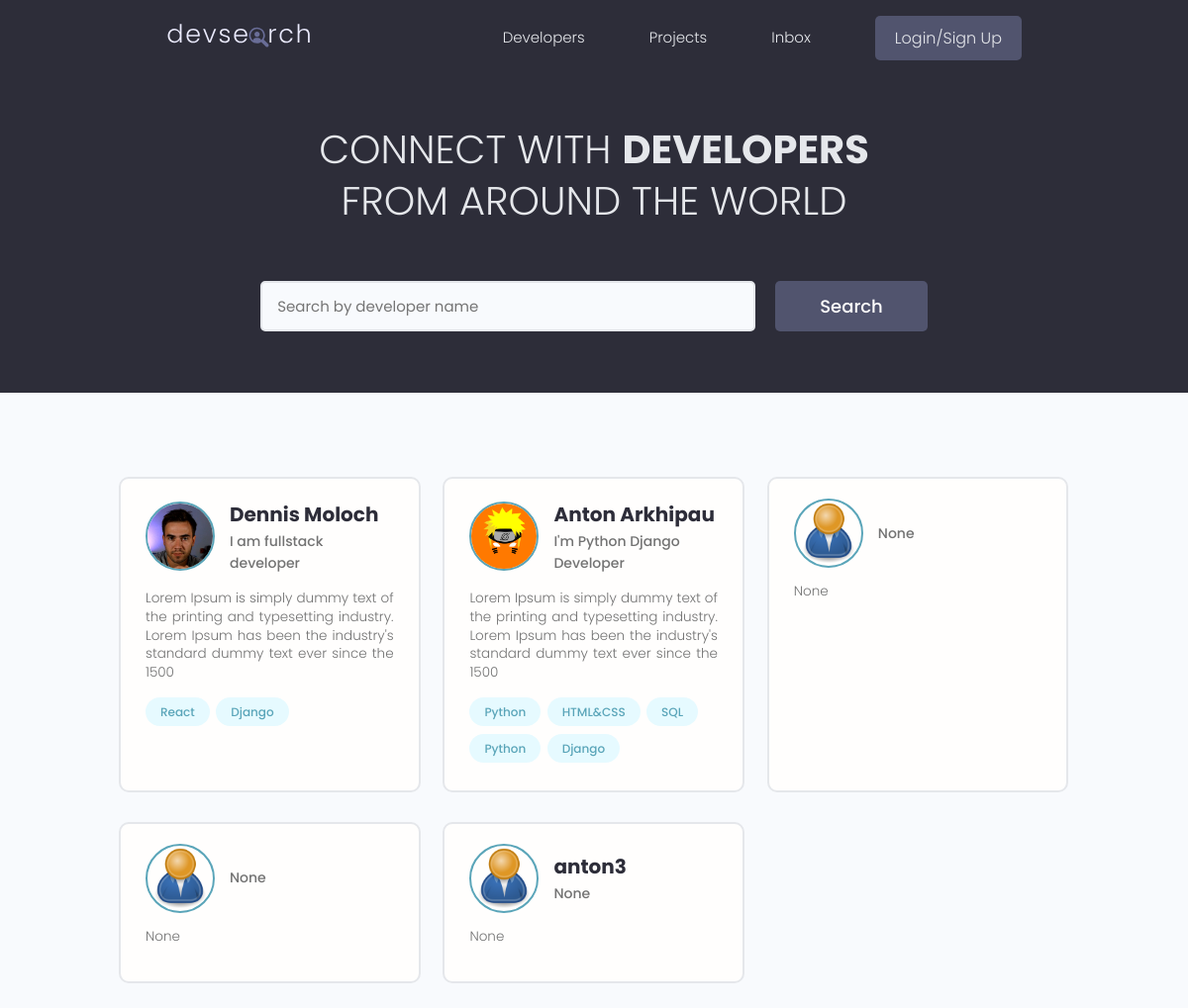
Before: / with the older database file.
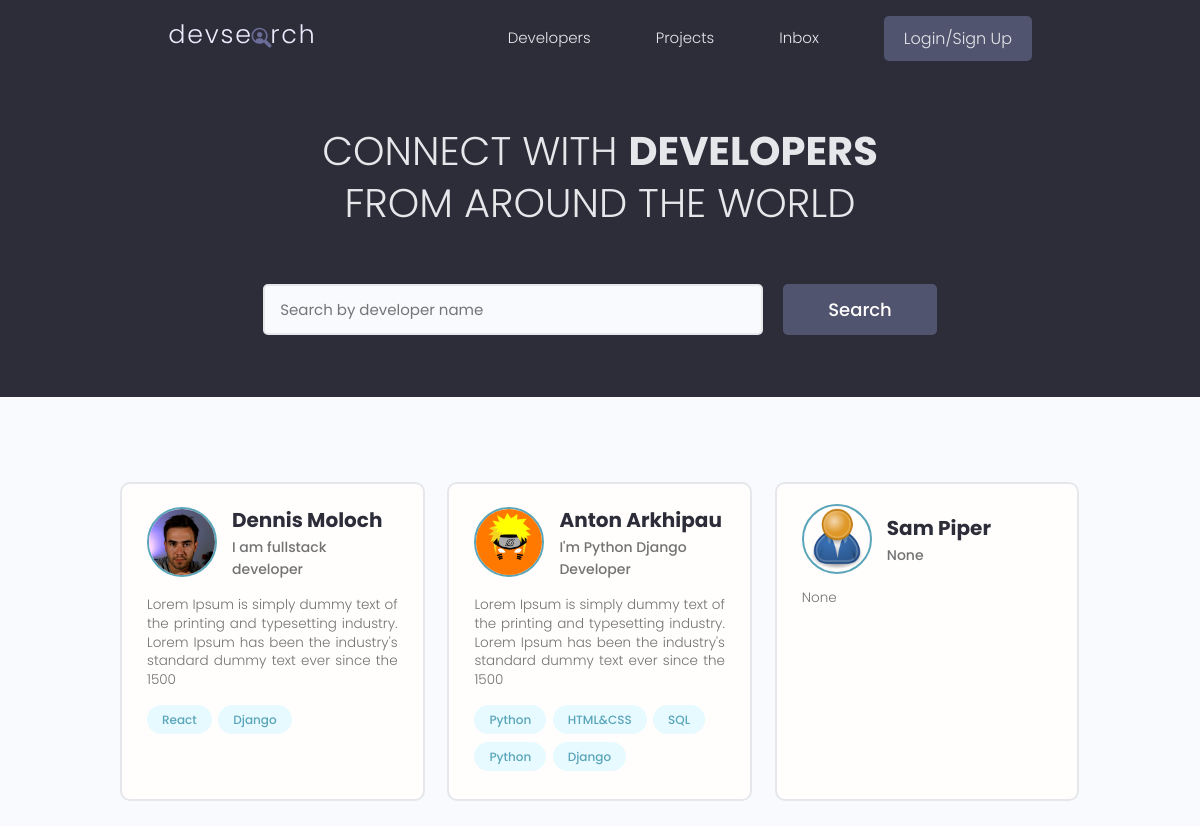
After: the same page with the newer database file.
### users/models.py (models this page shows, shortened)
class Profile(models.Model):
    user = models.OneToOneField(User, on_delete=models.CASCADE, null=True, blank=True)
    name = models.CharField(max_length=200, blank=True, null=True)
    email = models.EmailField(max_length=500, blank=True, null=True)
    username = models.CharField(max_length=200, blank=True, null=True)
    location = models.CharField(max_length=200, blank=True, null=True)
    short_intro = models.CharField(max_length=200, blank=True, null=True)
    bio = models.TextField(blank=True, null=True)
    profile_image = models.ImageField(null=True, blank=True, upload_to='profiles/', default='profiles/user-default.png')
    social_github = models.CharField(max_length=200, blank=True, null=True)
    social_twitter = models.CharField(max_length=200, blank=True, null=True)
    social_linkedin = models.CharField(max_length=200, blank=True, null=True)
    social_youtube = models.CharField(max_length=200, blank=True, null=True)
    social_website = models.CharField(max_length=200, blank=True, null=True)
    created = models.DateTimeField(auto_now_add=True)
    id = models.UUIDField(default=uuid.uuid4, unique=True,
                          primary_key=True, editable=False)

class Skill(models.Model):
    owner = models.ForeignKey(Profile, on_delete=models.CASCADE, null=True, blank=True)
    name = models.CharField(max_length=200, blank=True, null=True)
    description = models.TextField(null=True, blank=True)
    created = models.DateTimeField(auto_now_add=True)
    id = models.UUIDField(default=uuid.uuid4, unique=True,
                          primary_key=True, editable=False)
    def __str__(self):
        return str(self.name)

### users/views.py (the view)
# urls.py: path('', views.profiles, name='profiles'),
def profiles(request):
    profiles = Profile.objects.all()
    context = {'profiles': profiles}
    return render(request, 'users/profiles.html', context)

### users/templates/users/profiles.html (shortened to what this page needs)
{% extends 'main.html' %}
{% block content %}
  <main class="home">
    <section class="hero-section text-center">
      <div class="container container--narrow">
        <div class="hero-section__box">
          <h2>CONNECT WITH <span>DEVELOPERS</span></h2>
          <h2>FROM AROUND THE WORLD</h2>
        </div>
        <div class="hero-section__search">
          <form class="form" action="#" method="get">
            <div class="form__field">
              <input class="input input--text" id="formInput#search" type="text" name="text"
                placeholder="Search by developer name" />
            </div>
            <input class="btn btn--sub btn--lg" type="submit" value="Search" />
          </form>
        </div>
      </div>
    </section>
    <section class="devlist">
      <div class="container">
        <div class="grid grid--three">
        {% for profile in profiles %}
          <div class="column card">
            <div class="dev">
              <a href="{% url 'user-profile' profile.id %}" class="card__body">
                <div class="dev__profile">
                  <img class="avatar avatar--md" src="{{ profile.profile_image.url }}" alt="image" />
                  <div class="dev__meta">
                    <h3>{{profile.name}}</h3>
                    <h5>{{profile.short_intro|slice:"60"}}</h5>
                  </div>
                </div>
                <p class="dev__info">{{profile.bio|slice:"150"}}</p>
                <div class="dev__skills">
                  {% for skill in profile.skill_set.all|slice:"5" %}
                  <span class="tag tag--pill tag--main">
                    <small>{{skill}}</small>
                  </span>
                  {% endfor %}
                </div>
              </a>
            </div>
          </div>
        {% endfor %}
        </div>
      </div>
    </section>
  </main>
{% endblock %}

### templates/main.html (shortened to what this page needs)
<!DOCTYPE html>
{% load static %}
<html lang="en">
<head>
  <link rel="stylesheet" href="https://cdn.iconmonstr.com/1.3.0/css/iconmonstr-iconic-font.min.css" />
  <link rel="stylesheet" href="{% static 'uikit/styles/uikit.css' %}" />
  <link rel="stylesheet" href="{% static 'styles/app.css' %}" />
</head>
<body>
    {% include 'navbar.html' %}
    {% block content %}
    {% endblock content %}
</body>
</html>

### templates/navbar.html (shortened to what this page needs)
{% load static %}
  <header class="header">
    <div class="container container--narrow">
      <a href="{% url 'projects' %}" class="header__logo">
        <img src="{% static 'images/logo.svg' %}" alt="DevSearch Logo" />
      </a>
      <nav class="header__nav">
        <ul class="header__menu">
          <li class="header__menuItem"><a href="{% url 'profiles' %}">Developers</a></li>
          <li class="header__menuItem"><a href="{% url 'projects' %}">Projects</a></li>
          <li class="header__menuItem"><a href="">Inbox</a></li>
          {% if request.user.is_authenticated %}
          <li class="header__menuItem"><a href="{% url 'account' %}">Account</a></li>
          <li class="header__menuItem"><a href="{% url 'logout' %}" class="btn btn--sub">Logout</a></li>
          {% else %}
          <li class="header__menuItem"><a href="{% url 'login' %}" class="btn btn--sub">Login/Sign Up</a></li>
          {% endif %}
        </ul>
      </nav>
    </div>
  </header>

### static/styles/app.css (style rules this page uses)
:root { --color-sub: #2d2d39; }
.btn--sub { background-color: var(--color-sub-light); }
.card { border: 2px solid var(--color-light); }
img { width: 100%; }
.header { position: sticky; z-index: 111; background-color: var(--color-sub); padding: 1.5rem 0; }
.header > .container { display: flex; justify-content: space-between; align-items: center; }
.header__logo > img { height: 3.8rem; }
.header__nav > ul { display: inline-flex; align-items: center; list-style: none; gap: 6.5rem; }
.header__menuItem > a { color: var(--color-light); font-weight: 300; }
.hero-section { height: 40vh; display: flex; align-items: center; background-color: var(--color-sub); }
.hero-section__box { margin-bottom: 4rem; }
.hero-section__box > h2, .hero-section__box > h2 > span { font-size: 4rem; color: var(--color-light); line-height: 1.3; text-transform: uppercase; }
.hero-section__box > h2 { font-weight: 300; }
.hero-section__box > h2 > span { font-weight: 700; }
.hero-section__search > .form { display: flex; align-items: center; justify-content: center; gap: 2rem; }
.hero-section__search > .form input.input--text { width: 50rem; }
.devlist { margin-top: 8rem; }
.devlist .grid { align-items: stretch; }
.devlist .dev .dev__profile { display: flex; align-items: center; gap: 1.5rem; }
.devlist .dev .dev__meta h3 { color: var(--color-sub); font-size: 2rem; font-weight: 700; }
.devlist .dev .dev__meta h5 { color: var(--color-text); font-size: 1.4rem; font-weight: 500; }
.devlist .dev .dev__info { margin: 1.5rem 0; font-size: 1.35rem; line-height: 1.4; text-align: justify; }

### static/uikit/styles/modules/_variables.css (style rules this page uses)
:root { --color-main: #5aa5b9; --color-main-light: #e6faff; --color-sub: #3f4156; --color-sub-light: #51546e; --color-sub-lighter: #ededfd; --color-text: #737373; --color-gray: #8b8b8b; --color-light: #e5e7eb; --color-light-gray: #767676; --color-bg: #f8fafd; --color-white: #fffefd; --color-white-light: #f3f3f3; --color-success: #359e64; --color-success-bg: #def8e8; --color-error: #fc4b0b; --color-error-bg: #fff2ee; --font-base: 'Poppins', arial, helvetica, 'Segoe UI', roboto, ubuntu, sans-serif; --font-monospace: 'Fira Code', 'Courier New', courier, monospace; --font-regular: 300; --font-medium: 500; --font-bold: 700; --generic-shadow: 1px 1px 5px #00000010; --generic-transition: all 0.3s ease-in-out; }

### static/uikit/styles/modules/_base.css (style rules this page uses)
* { margin: 0; padding: 0; box-sizing: border-box; text-rendering: optimizeLegibility; color: inherit; font-size: inherit; }
html { font-size: 50%; }
@media only screen and (min-width: 480px) { html { font-size: 56.25%; } }
@media only screen and (min-width: 1200px) { html { font-size: 62.5%; } }
body { line-height: 1.6; font-weight: 400; font-size: 1.5rem; color: var(--color-text); background-color: var(--color-bg); min-height: 100vh; }

### static/uikit/styles/modules/_typography.css (style rules this page uses)
* { font-family: var(--font-base); }
h2 { font-size: 3.6rem; font-weight: var(--font-bold); }
h3 { font-size: 3.2rem; font-weight: var(--font-medium); }
h5 { font-size: 2.4rem; font-weight: var(--font-medium); }
h5, h6 { font-weight: var(--font-regular); }
p, span, strong { font-size: 1.6rem; color: var(--color-text); font-weight: var(--font-regular); }
a { padding-bottom: 2px; text-decoration: none; display: inline-block; color: var(--color-main); font-weight: var(--font-medium); }

### static/uikit/styles/modules/_utilities.css (style rules this page uses)
.container { width: 92%; max-width: 165rem; margin: 0 auto; box-sizing: border-box; }
.container--narrow { width: 92%; max-width: 120rem; }
@media screen and (min-width: 1000px) { .container { width: 90%; } }
@media screen and (min-width: 1000px) { .container--narrow { width: 85%; } }
@media screen and (min-width: 1200px) { .container { width: 80%; } }
@media screen and (min-width: 1200px) { .container--narrow { width: 72%; } }
.text-center { text-align: center; }

### static/uikit/styles/modules/_avatar.css (style rules this page uses)
.avatar { border-radius: 50%; border: 2px solid var(--color-main); object-fit: cover; }
.avatar--md { height: 7rem; width: 7rem; }

### static/uikit/styles/modules/_button.css (style rules this page uses)
.btn { display: inline-block; position: relative; cursor: pointer; background-color: var(--color-light); font-weight: var(--font-medium); color: var(--color-sub); text-decoration: none; padding: 1rem 2rem; border-radius: 0.5rem; border: none; width: -webkit-fit-content; width: -moz-fit-content; width: fit-content; height: -webkit-fit-content; height: -moz-fit-content; height: fit-content; font-size: 1.6rem; outline-width: 0; outline-color: transparent; -webkit-backface-visibility: hidden; backface-visibility: hidden; transition: all 0.3s ease-in-out; }
.btn--sub { background-color: var(--color-sub); color: var(--color-white); }
.btn--lg { font-size: 1.8rem; padding: 1.2rem 4.5rem; }

Changed rows visible on the page:
removed Profile: profile_image (placeholder picture), short_intro "None", bio "None"
removed Profile: profile_image (placeholder picture), short_intro "None", bio "None"
removed Profile: profile_image (placeholder picture), name "anton3", short_intro "None", bio "None"
added Profile: profile_image (placeholder picture), name "Sam Piper", short_intro "None", bio "None"
